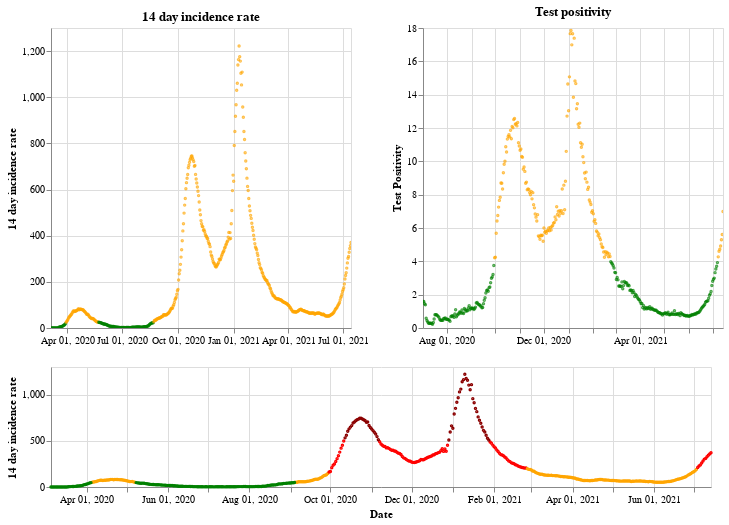

The code cell stored with this chart in its notebook:
### Markdown cell above
## Northern Ireland

### Code cell
plot_traffic_light('Northern Ireland')

### Figure 1 — Vega-Lite specification as saved in the notebook (floating-point values rounded to 4 significant figures; data arrays with more than 128 entries replaced by an {"elided": "..."} marker saying what was removed)
{"config": {"view": {"continuousWidth": 400, "continuousHeight": 300}}, "vconcat": [{"hconcat": [{"mark": {"type": "point", "size": 2}, "encoding": {"color": {"condition": {"value": "green", "test": "(datum.twoWeeklyCasesRate <= 25)"}, "value": "orange"}, "tooltip": [{"type": "nominal", "field": "areaName"}, {"type": "temporal", "field": "date"}, {"type": "quantitative", "field": "twoWeeklyCasesRate"}, {"type": "quantitative", "field": "testPositivity"}], "x": {"type": "temporal", "axis": {"title": ""}, "field": "date", "scale": {"domain": {"selection": "DateBrush"}}, "timeUnit": "yearmonthdate"}, "y": {"type": "quantitative", "axis": {"title": "14 day incidence rate"}, "field": "twoWeeklyCasesRate"}}, "title": "14 day incidence rate", "width": 300}, {"mark": {"type": "point", "size": 2}, "encoding": {"color": {"condition": {"value": "green", "test": "(datum.testPositivity <= 4)"}, "value": "orange"}, "tooltip": [{"type": "nominal", "field": "areaName"}, {"type": "temporal", "field": "date"}, {"type": "quantitative", "field": "twoWeeklyCasesRate"}, {"type": "quantitative", "field": "testPositivity"}], "x": {"type": "temporal", "axis": {"title": ""}, "field": "date", "scale": {"domain": {"selection": "DateBrush"}}, "timeUnit": "yearmonthdate"}, "y": {"type": "quantitative", "axis": {"title": "Test Positivity"}, "field": "testPositivity"}}, "title": "Test positivity", "width": 300}]}, {"layer": [{"mark": {"type": "point", "size": 2}, "encoding": {"color": {"condition": {"value": "orange", "test": "(((datum.testPositivity < 4) && (datum.twoWeeklyCasesRate >= 50)) && (datum.twoWeeklyCasesRate < 200))"}, "value": "red"}, "opacity": {"condition": {"value": 1, "test": "((datum.twoWeeklyCasesRate >= 50) && (datum.twoWeeklyCasesRate < 500))"}, "value": 0}, "tooltip": [{"type": "nominal", "field": "areaName"}, {"type": "temporal", "field": "date"}, {"type": "quantitative", "field": "twoWeeklyCasesRate"}, {"type": "quantitative", "field": "testPositivity"}], "x": {"type": "temporal", "axis": {"title": "Date"}, "field": "date", "timeUnit": "yearmonthdate"}, "y": {"type": "quantitative", "axis": {"title": "14 day incidence rate"}, "field": "twoWeeklyCasesRate"}}, "selection": {"DateBrush": {"type": "interval", "encodings": ["x"], "fields": ["Time"]}}}, {"mark": {"type": "point", "size": 2}, "encoding": {"color": {"value": "darkred"}, "opacity": {"condition": {"value": 1, "test": "(datum.twoWeeklyCasesRate >= 500)"}, "value": 0}, "tooltip": [{"type": "nominal", "field": "areaName"}, {"type": "temporal", "field": "date"}, {"type": "quantitative", "field": "twoWeeklyCasesRate"}, {"type": "quantitative", "field": "testPositivity"}], "x": {"type": "temporal", "axis": {"title": "Date"}, "field": "date", "timeUnit": "yearmonthdate"}, "y": {"type": "quantitative", "axis": {"title": "14 day incidence rate"}, "field": "twoWeeklyCasesRate"}}}, {"mark": {"type": "point", "size": 2}, "encoding": {"color": {"condition": {"value": "green", "test": "((datum.testPositivity < 4) && (datum.twoWeeklyCasesRate < 50))"}, "value": "orange"}, "opacity": {"condition": {"value": 1, "test": "(datum.twoWeeklyCasesRate < 50)"}, "value": 0}, "tooltip": [{"type": "nominal", "field": "areaName"}, {"type": "temporal", "field": "date"}, {"type": "quantitative", "field": "twoWeeklyCasesRate"}, {"type": "quantitative", "field": "testPositivity"}], "x": {"type": "temporal", "axis": {"title": "Date"}, "field": "date", "timeUnit": "yearmonthdate"}, "y": {"type": "quantitative", "axis": {"title": "14 day incidence rate"}, "field": "twoWeeklyCasesRate"}}}], "height": 120, "width": 660}], "data": {"name": "data-559333042220e114cb320a5a787edc58"}, "$schema": "https://vega.github.io/schema/vega-lite/v4.8.1.json", "datasets": {"data-559333042220e114cb320a5a787edc58": {"elided": "497 records"}}}
